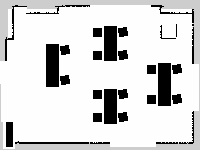
#> input picture src/storagy/map/1206_sim_1.pgm, 200 x 150 px
$ python generate_2026_amr_world.py
#> lines starting #> are read from the running program, lines starting #| are printed output that depends on the picture; after the words box and inside, x2 and y2 are one past the last pixel; in counts of white or black regions, pixels touching at a corner belong together
#> in main, img is the input picture: shape (150, 200); min 0, max 254, mean 213.7
#!/usr/bin/env python3
"""Gazebo 월드 생성: 1206_2.dae 밑판 + layout 기반 T1~T4 + Nav2 맵 동기화.

Nav2 PGM(1206_sim_1.pgm)은 layout.json(= Gazebo SDF 와 동일 원본)에서 생성:
  1) walls.pgm(또는 스캔 맵)에서 legacy 가구 영역 제거 후 벽 베이스
  2) layout 기준 테이블·의자·hideout stamp

사용:
  python3 tools/generate_2026_amr_world.py --sync-gazebo
"""
from __future__ import annotations

import argparse
import json
import math
import subprocess
import sys
import xml.etree.ElementTree as ET
from pathlib import Path

import cv2
import numpy as np

PKG_ROOT = Path(__file__).resolve().parents[1]
MAP_1206 = PKG_ROOT / 'src/storagy/map/1206_sim_1.pgm'
WALLS_PGM = PKG_ROOT / 'src/storagy/map/1206_sim_1_walls.pgm'
DEFAULT_META = PKG_ROOT / 'src/storagy/worlds/2026_amr_layout.json'
DEFAULT_SDF = PKG_ROOT / 'src/storagy/worlds/2026_amr.sdf'
POINTS_YAML = PKG_ROOT / 'src/storagy_llm/params/points.yaml'
HIDE_YAML = PKG_ROOT / 'src/storagy_hide/params/hide.yaml'
SRC_DAE = PKG_ROOT / 'src/storagy/meshes/1206_2.dae'
SIM_DAE = PKG_ROOT / 'src/storagy/meshes/1206_2_sim.dae'
DAE_NS = 'http://www.collada.org/2005/11/COLLADASchema'

# 1206_2.dae 중앙 소형 테이블 2개(Cube_016/017) — brown box T2/T3와 중복
DAE_REMOVE_NODES = {'Cube_016', 'Cube_017'}
DAE_REMOVE_GEOMS = {'Cube_028-mesh', 'Cube_029-mesh'}

RES = 0.05
ORIGIN_1206 = (-5.0, -3.8)
OCCUPIED = 0
FREE = 254

# hideout_cabinet SDF collision box
HIDEOUT_SIZE_X = 0.30
HIDEOUT_SIZE_Y = 1.20

ROOM_1206 = {'x': [-4.8, 4.8], 'y': [-3.5, 3.5]}
HIDEOUT_1206 = {'x': -4.55, 'y': -3.0}
ENV_MESH_POSE = (-4.65, -3.80, 0.5)

DESK_H = 0.75
DESK_DEPTH = 0.65

CHAIR_SEAT = 0.42
CHAIR_SEAT_H = 0.04
CHAIR_BACK_H = 0.38
CHAIR_LEG_H = 0.43
CHAIR_GAP = 0.12

# T1~T4 -x면: 메인 통로(진입문 쪽) — 의자 2개는 +x면만 (T1과 동일)
CHAIR_SKIP_SIDES = {name: {'nx'} for name in ('t1', 't2', 't3', 't4')}

# T2~T4 -x(좌측 열) legacy 맵 blob 제거 — +x(오른쪽 열) 의자 2개는 유지
NX_CHAIR_CLEAR_DESKS = {'t2', 't3', 't4'}

# T2/T3 동쪽 통로를 북↔남으로 배회 (Nav2 /scan 장애물로 회피) — waypoints는 layout에서 계산
# YOLO 오탐·배회 actor 간섭을 줄이려면 기본 off. 필요 시 --walking-person
ENABLE_WALKING_PERSON = False

WALKING_PERSON = {
    'name': 'walking_person',
    'skin': 'walk.dae',
    'z': 0.875,
    'delay_start': 5.0,
}


# [18 lines left out: function walking_person_waypoints, not called in this run]

# 청사진 기준 T1~T4 배치 (origin/dev_hide Gazebo 월드와 동일)
BASE_BLUEPRINT_DESKS = [
    {'name': 't1', 'label': 'T1', 'x': -3.20, 'y': 0.45, 'size_x': 0.65, 'size_y': 2.20},
    {'name': 't2', 'label': 'T2', 'x': -1.00, 'y': 1.25, 'size_x': 0.65, 'size_y': 1.80},
    {'name': 't3', 'label': 'T3', 'x': -1.00, 'y': -0.90, 'size_x': 0.65, 'size_y': 1.80},
    {'name': 't4', 'label': 'T4', 'x': 3.20, 'y': -0.50, 'size_x': 0.65, 'size_y': 2.20},
]

# 세로 길이·두께 동일 비율 확대 (T2/T3 간격은 겹침 없이 자동 벌림)
TABLE_LENGTH_SCALE = 0.95
TABLE_PAIR_EDGE_GAP = 1.40   # T2–T3 가장자리 간격


def _pair_half_sep(size_y_t2: float, size_y_t3: float) -> float:
    return ((size_y_t2 + size_y_t3) / 2.0 + TABLE_PAIR_EDGE_GAP) / 2.0

CHAIR_COLORS = {
    't1': (0.55, 0.68, 0.38),
    't2': (0.78, 0.72, 0.48),
    't3': (0.82, 0.62, 0.58),
    't4': (0.58, 0.70, 0.42),
}

# 벽 CC 최소 면적(px) · 실내 노이즈 blob 상한
# T1~T4 검색 영역 (--from-map 옵션용, 맵 윤곽선 자동 추정)
TABLE_REGIONS = {
    'T1': {'x': (-3.5, -2.2), 'y': (0.5, 2.5)},
    'T2': {'x': (-0.5, 2.5), 'y': (2.8, 3.5)},
    'T3': {'x': (0.5, 2.8), 'y': (-3.6, -2.5)},
    'T4': {'x': (3.5, 4.9), 'y': (-1.8, 0.5)},
}


def ensure_sim_dae() -> str:
    """DAE에서 중앙 소형 테이블 2개 제거한 1206_2_sim.dae 생성."""
    ET.register_namespace('', DAE_NS)
    tree = ET.parse(SRC_DAE)
    root = tree.getroot()

    scene = root.find(f'.//{{{DAE_NS}}}visual_scene')
    if scene is not None:
        for node in list(scene.findall(f'{{{DAE_NS}}}node')):
            if node.get('id') in DAE_REMOVE_NODES:
                scene.remove(node)

    lib_geom = root.find(f'.//{{{DAE_NS}}}library_geometries')
    if lib_geom is not None:
        for geom in list(lib_geom.findall(f'{{{DAE_NS}}}geometry')):
            if geom.get('id') in DAE_REMOVE_GEOMS:
                lib_geom.remove(geom)

    SIM_DAE.parent.mkdir(parents=True, exist_ok=True)
    tree.write(SIM_DAE, encoding='utf-8', xml_declaration=True)
    return '1206_2_sim.dae'


# [176 lines left out: functions chairs_for_desk, _nx_chair_slots, _clear_nx_chair_zones, px2world, world2px, stamp_rect and 6 more, not called in this run]


def room_x_max(layout: dict) -> float:
    return layout['base']['room_1206']['x'][1]


# [164 lines left out: functions _unknown_to_free_in_room, _normalize_unknown_cells, _seal_outer_walls, _in_room, denoise_static_map, refresh_walls_base and 3 more, not called in this run]


def ensure_walls_base(source: np.ndarray, layout: dict) -> np.ndarray:
    return refresh_walls_base(layout, MAP_1206, force=True)


def detect_entry_door(img: np.ndarray) -> dict:
    """왼쪽 벽 진입문 — free 공간 중 좌측(x<-4.25) 중앙대."""
    h, _ = img.shape
#> h = 150
    free = img == 254
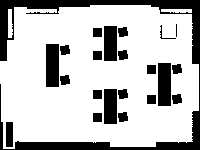
#> free: shape (150, 200) bool; 75% white; 22 black regions (1 under 20 px), largest, box (x1, y1, x2, y2) and area: (0, 0, 200, 150) 4110, (46, 44, 59, 87) 559, (158, 63, 171, 106) 559
    fy, fx = np.where(free)
    wx = ORIGIN_1206[0] + fx * RES
    wy = ORIGIN_1206[1] + (h - fy) * RES
    mask = (wx < -4.25) & (wx > -4.75) & (wy > -1.5) & (wy < 2.0)
    if mask.sum() < 10:
        mask = (wx < -4.2) & (wy > -0.8) & (wy < 1.2)
    cx = float(wx[mask].mean())
#> cx = -4.49
    cy = float(wy[mask].mean())
#> cy = 0.112
    return {
        'name': 'entry_door',
        'x': round(cx, 2),
        'y': round(cy, 2),
        'width_m': 0.85,
        'yaw_rad': 1.5708,
    }


# [99 lines left out: functions _largest_component_bbox, scaled_blueprint_specs, blueprint_desks, detect_tables, not called in this run]


def build_layout(img: np.ndarray, *, from_map: bool = False,
                 table_scale: float = TABLE_LENGTH_SCALE) -> dict:
    door = detect_entry_door(img)
#> door = {'name': 'entry_door', 'x': -4.49, 'y': 0.11, 'width_m': 0.85, 'yaw_rad': 1.57}
    mesh_uri = ensure_sim_dae()
    desks = detect_tables(img) if from_map else blueprint_desks(table_scale)
    return {
        'base': {
            'mesh': mesh_uri,
            'mesh_uri': mesh_uri,
            'model': 'environment_1206_2',
            'pose': list(ENV_MESH_POSE),
            'nav_map': '1206_sim_1.yaml',
            'room_1206': ROOM_1206,
        },
        'entry_door': door,
        'origin': {
            'x': round(door['x'] + 0.55, 2),
            'y': door['y'],
            'qz': 0.0,
            'qw': 1.0,
        },
        'hideout': {
            'x': HIDEOUT_1206['x'],
            'y': HIDEOUT_1206['y'],
            'qz': 0.0,
            'qw': 1.0,
        },
        'desks': desks,
    }


# [119 lines left out: functions chair_model_sdf, desk_model_sdf, desk_and_chairs_sdf, walking_person_actor_sdf, not called in this run]


# T1~T3 목표 x (스폰 -3.92에서 +x 이격, idempotent)
DESK_TARGET_X = {'t1': -2.40, 't2': 0.50, 't3': 0.50}


def refresh_desk_chairs(desk: dict) -> None:
    desk['chairs'] = chairs_for_desk(desk)


# [225 lines left out: functions apply_desk_spawn_shifts, tactile_path_points, generate_tactile_path, generate_sdf, not called in this run]


# T1~T3 Nav2 goal: 메인 통로/분기점 (스폰 근처 가구·inflation 회피, table4는 의자 접근)
MIN_GOAL_DIST_FROM_ORIGIN = 2.0
# [5 lines left out: function _desk_by_name, not called in this run]


CORRIDOR_NAV_GOALS = {
    't1': lambda layout: (
        round(layout['origin']['x'] + MIN_GOAL_DIST_FROM_ORIGIN, 2),
        layout['origin']['y'],
    ),
    't2': lambda layout: (_desk_by_name(layout, 't2')['x'], 0.25),
    't3': lambda layout: (_desk_by_name(layout, 't3')['x'], -0.25),
    # T4 — 책상 남쪽(-y) 접근
    't4': lambda layout: (
        round(_desk_by_name(layout, 't4')['x'], 2),
        round(
            _desk_by_name(layout, 't4')['y']
            - _desk_by_name(layout, 't4')['size_y'] / 2
            - 0.40,
            2,
        ),
    ),
}


# [40 lines left out: functions nav_goal_for_desk, nav_goal_for_hideout, is_nav_free, not called in this run]


MIN_NAV_CLEARANCE_M = 0.35


# [63 lines left out: functions _cell_clearance_m, snap_to_free, not called in this run]


def run_dashboard_map() -> None:
    dash = Path(__file__).resolve().parent / 'generate_dashboard_map.py'
    subprocess.run([sys.executable, str(dash)], check=False)


# [118 lines left out: functions sync_gazebo_from_layout, sync_from_layout, sync_points_yaml, sync_hide_yaml, not called in this run]


def main() -> int:
    parser = argparse.ArgumentParser(description=__doc__)
    parser.add_argument('--map', type=Path, default=MAP_1206)
    parser.add_argument('--meta', type=Path, default=DEFAULT_META)
    parser.add_argument('--sdf', type=Path, default=DEFAULT_SDF)
    parser.add_argument('--from-map', action='store_true',
                        help='맵 윤곽선 자동 추정 (기본: 청사진 BLUEPRINT_DESKS)')
    parser.add_argument('--table-scale', type=float, default=TABLE_LENGTH_SCALE,
                        help=f'테이블 크기 배율 (기본 {TABLE_LENGTH_SCALE})')
    parser.add_argument(
        '--from-layout', action='store_true',
        help='기존 layout.json 기준 Nav2 PGM·points·대시보드만 동기화 (SDF/layout 덮어쓰지 않음)',
    )
    parser.add_argument(
        '--sync-gazebo', action='store_true',
        help='layout → Gazebo SDF + Nav2 PGM + points (T1~T3 스폰 이격 shift 포함)',
    )
    parser.add_argument(
        '--walking-person', action='store_true',
        help='Gazebo 배회 actor(walking_person) 포함 (기본: 제외)',
    )
    args = parser.parse_args()

    enable_walking = args.walking_person or ENABLE_WALKING_PERSON

    if args.sync_gazebo:
        return sync_gazebo_from_layout(
            args.meta, args.map, args.sdf, enable_walking_person=enable_walking,
        )

    if args.from_layout:
        return sync_from_layout(args.meta, args.map)

    img = cv2.imread(str(args.map), cv2.IMREAD_GRAYSCALE)
    if img is None:
        print(f'ERROR: cannot read {args.map}', file=sys.stderr)
        return 1

    layout = build_layout(img, from_map=args.from_map, table_scale=args.table_scale)
    walls = ensure_walls_base(img, layout)
    write_nav_map(walls, layout, args.map)
    sync_points_yaml(layout)
    args.meta.parent.mkdir(parents=True, exist_ok=True)
    args.meta.write_text(json.dumps(layout, indent=2, ensure_ascii=False) + '\n', encoding='utf-8')
    args.sdf.write_text(
        generate_sdf(layout, enable_walking_person=enable_walking),
        encoding='utf-8',
    )

    run_dashboard_map()

    print('1206_2.dae base + 4 tables (blueprint'
          f', scale={args.table_scale})' if not args.from_map
          else '1206_2.dae base + 4 tables (map auto)')
    print(f"  door:  ({layout['entry_door']['x']}, {layout['entry_door']['y']})")
    for d in layout['desks']:
        n_ch = len(d.get('chairs', []))
        print(
            f"  {d['label']}: ({d['x']}, {d['y']}) "
            f"{d['size_x']}x{d['size_y']}m {d['orientation']}  chairs={n_ch}"
        )
    print(f'  mesh:   {layout["base"].get("mesh_uri")}')
    print(f'  walls:  {WALLS_PGM}')
    print(f'  navmap: {args.map}  (Gazebo furniture synced)')
    print(f'  layout: {args.meta}')
    print(f'  sdf:    {args.sdf}')
    return 0


if __name__ == '__main__':
#> (the run stopped early here; a loop or call above may not have finished)
